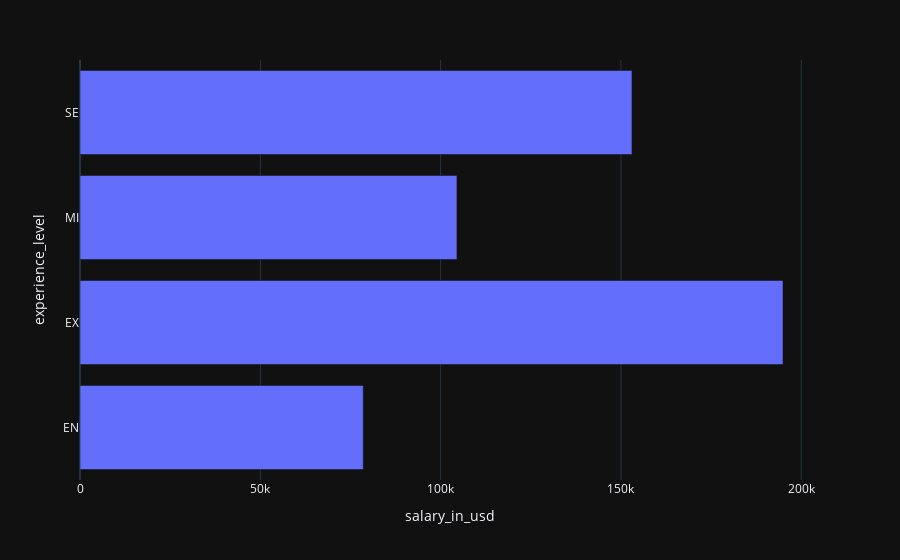

The notebook cell saved with this chart:
### Markdown cell above
¿Cuál es el salario promedio por nivel de experiencia?

### Code cell
promedio_por_nivel = df.groupby('experience_level')['salary_in_usd'].mean().reset_index()
fig = px.bar(promedio_por_nivel, x="salary_in_usd", y="experience_level", template='plotly_dark') 
fig.show()

### Figure 1 — Plotly figure (JSON) as saved in the notebook; plotly's stock layout.template omitted (floating-point values rounded to 4 significant figures)
{"data": [{"alignmentgroup": "True", "hovertemplate": "salary_in_usd=%{x}<br>experience_level=%{y}<extra></extra>", "legendgroup": "", "marker": {"color": "#636efa", "pattern": {"shape": ""}}, "name": "", "offsetgroup": "", "orientation": "h", "showlegend": false, "textposition": "auto", "type": "bar", "x": [78550.0, 194900.0, 104500.0, 153100.0], "xaxis": "x", "y": ["EN", "EX", "MI", "SE"], "yaxis": "y"}], "layout": {"barmode": "relative", "legend": {"tracegroupgap": 0}, "margin": {"t": 60}, "xaxis": {"anchor": "y", "domain": [0, 1], "title": {"text": "salary_in_usd"}}, "yaxis": {"anchor": "x", "domain": [0, 1], "title": {"text": "experience_level"}}}}
